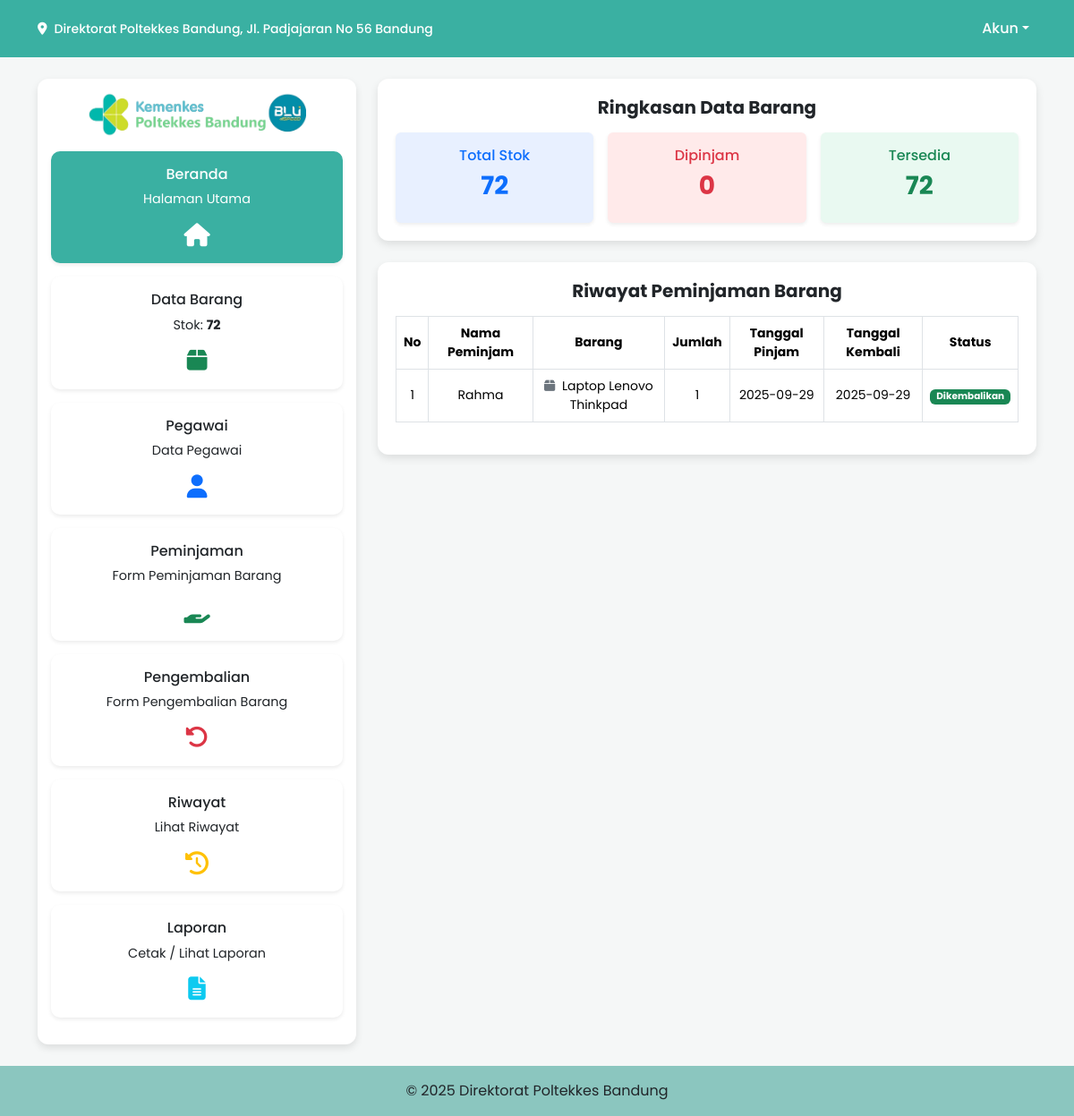
/beranda.php (signed in), run on the app's committed database.
### tables this page shows
CREATE TABLE `peminjaman` (
  `NO` int(11) NOT NULL,
  `kd_barang` bigint(20) DEFAULT NULL,
  `nama_barang` varchar(100) DEFAULT NULL,
  `nama_peminjam` varchar(100) NOT NULL,
  `nip` varchar(50) DEFAULT NULL,
  `kontak` varchar(100) DEFAULT NULL,
  `jumlah` int(11) NOT NULL,
  `univ_jurusan` varchar(50) DEFAULT NULL,
  `cabang` varchar(100) DEFAULT NULL,
  `keterangan` varchar(100) DEFAULT NULL,
  `tanggal_pinjam` date NOT NULL,
  `tanggal_kembali` date DEFAULT NULL,
  `STATUS` enum('Dipinjam','Dikembalikan') DEFAULT 'Dipinjam'
);

CREATE TABLE `barang` (
  `kd_barang` bigint(20) NOT NULL,
  `nama_barang` varchar(100) NOT NULL,
  `jumlah` int(11) NOT NULL,
  `satuan` varchar(50) DEFAULT NULL,
  `tanggal_masuk` date DEFAULT NULL,
  `STATUS` varchar(100) DEFAULT NULL,
  `keterangan` varchar(255) DEFAULT NULL
);

### beranda.php (the view, shortened to what this page needs)
<?php
include "koneksi.php";
$role = $_SESSION['role'] ?? '';
$total_stok = 0;
$q_stok = mysqli_query($db, "SELECT SUM(jumlah) AS total FROM barang");
if ($row = mysqli_fetch_assoc($q_stok)) {
    $total_stok = $row['total'] ?? 0;
}
$total_pinjam = 0;
$q_pinjam = mysqli_query($db, "SELECT SUM(jumlah) AS total FROM peminjaman WHERE status='Dipinjam'");
if ($row = mysqli_fetch_assoc($q_pinjam)) {
    $total_pinjam = $row['total'] ?? 0;
}
?>
<!DOCTYPE html>
<html lang="id">
<head>
<link href="https://cdn.jsdelivr.net/npm/bootstrap@5.3.2/dist/css/bootstrap.min.css" rel="stylesheet">
<link rel="stylesheet" href="https://cdnjs.cloudflare.com/ajax/libs/font-awesome/6.5.1/css/all.min.css">
</head>
<body>
<nav class="navbar navbar-expand-lg">
  <div class="container">
    <a class="navbar-brand d-flex align-items-center gap-2" style="color: white; text-decoration: none;">
      <i class="fa-solid fa-location-dot"></i>
      Direktorat Poltekkes Bandung, Jl. Padjajaran No 56 Bandung
    </a>
    <ul class="navbar-nav ms-auto">
      <li class="nav-item dropdown">
        <a class="nav-link dropdown-toggle" href="#" role="button" data-bs-toggle="dropdown">Akun</a>
      </li>
    </ul>
  </div>
</nav>
<div class="container py-4">
  <div class="row g-4">
   <?php $current_page = basename($_SERVER['PHP_SELF']); ?>
    <div class="col-md-4 d-flex">
      <div class="sidebar-card w-100">
        <div class="text-center mb-3">
          <img src="img/Logo.png" alt="Logo" style="height:50px; object-fit:contain;">
        </div>
        <a href="beranda.php" class="menu-link <?= ($current_page == 'beranda.php') ? 'active' : '' ?>">
  <div class="card">
    <div class="card-body">
      <h6 class="card-title">Beranda</h6>
      <p>Halaman Utama</p>
      <i class="fa-solid fa-house"></i>
    </div>
  </div>
</a>
        <?php if($role == 'admin' || $role == 'Admin'): ?>
        <a href="hal.php">
          <div class="card">
            <div class="card-body">
              <h6 class="card-title">Data Barang</h6>
              <p>Stok: <strong><?= $total_stok; ?></strong></p>
              <i class="fa-solid fa-box text-success"></i>
            </div>
          </div>
        </a>
        <a href="pengguna.php">
          <div class="card">
            <div class="card-body">
              <h6 class="card-title">Pegawai</h6>
              <p>Data Pegawai</p>
              <i class="fa-solid fa-user text-primary"></i>
            </div>
          </div>
        </a>
        <?php endif; ?>
        <a href="peminjaman.php">
          <div class="card">
            <div class="card-body">
              <h6 class="card-title">Peminjaman</h6>
              <p>Form Peminjaman Barang</p>
              <i class="fa-solid fa-hand-holding text-success"></i>
            </div>
          </div>
        </a>
        <a href="pengembalian.php">
          <div class="card">
            <div class="card-body">
              <h6 class="card-title">Pengembalian</h6>
              <p>Form Pengembalian Barang</p>
              <i class="fa-solid fa-rotate-left text-danger"></i>
            </div>
          </div>
        </a>
        <?php if($role == 'admin' || $role == 'Admin'): ?>
        <a href="riwayat.php">
          <div class="card">
            <div class="card-body">
              <h6 class="card-title">Riwayat</h6>
              <p>Lihat Riwayat</p>
              <i class="fa-solid fa-clock-rotate-left text-warning"></i>
            </div>
          </div>
        </a>
        <a href="laporan.php">
          <div class="card">
            <div class="card-body">
              <h6 class="card-title">Laporan</h6>
              <p>Cetak / Lihat Laporan</p>
              <i class="fa-solid fa-file-alt text-info"></i>
            </div>
          </div>
        </a>
        <?php endif; ?>
      </div>
    </div>
<div class="col-md-8 d-flex">
  <div class="w-100">
<div class="content-card mb-4">
  <h5 class="mb-3 text-center fw-bold">Ringkasan Data Barang</h5>
  <div class="row text-center g-3">
    <?php if($role == 'admin' || $role == 'Admin'): ?>
      <div class="col-md-4">
        <div class="stat-card shadow-sm p-3 rounded"
             style="background-color:#e8f0ff; color:#0d6efd;">
          <h6>Total Stok</h6>
          <h3 class="fw-bold"><?= $total_stok; ?></h3>
        </div>
      </div>
      <div class="col-md-4">
        <div class="stat-card shadow-sm p-3 rounded"
             style="background-color:#ffeaea; color:#dc3545;">
          <h6>Dipinjam</h6>
          <h3 class="fw-bold"><?= $total_pinjam; ?></h3>
        </div>
      </div>
      <div class="col-md-4">
        <div class="stat-card shadow-sm p-3 rounded"
             style="background-color:#e9f9f1; color:#198754;">
          <h6>Tersedia</h6>
          <h3 class="fw-bold"><?= $total_stok - $total_pinjam; ?></h3>
        </div>
      </div>
    <?php endif; ?>
  </div>
</div>
<div class="content-card">
  <h5 class="mb-3 text-center fw-bold">Riwayat Peminjaman Barang</h5>
  <div class="table-responsive">
    <table class="table table-bordered align-middle">
      <thead>
        <tr>
          <th>No</th>
          <?php if($role == 'admin' || $role == 'Admin'): ?>
            <th>Nama Peminjam</th>
          <?php endif; ?>
          <th>Barang</th>
          <th>Jumlah</th>
          <th>Tanggal Pinjam</th>
          <th>Tanggal Kembali</th>
          <th>Status</th>
        </tr>
      </thead>
      <tbody>
        <?php
        $no = 1;
        if($role == 'admin' || $role == 'Admin'){
          $q_pinjam = mysqli_query($db, "
            SELECT p.*, b.nama_barang
            FROM peminjaman p
            JOIN barang b ON p.kd_barang = b.kd_barang
            ORDER BY p.NO DESC LIMIT 10
          ");
        }
        while ($r = mysqli_fetch_assoc($q_pinjam)) {
          echo "<tr>
            <td>{$no}</td>";
          if($role == 'admin' || $role == 'Admin'){
            echo "<td>{$r['nama_peminjam']}</td>";
          }
          echo "
            <td><i class='fa-solid fa-box text-secondary me-1'></i> {$r['nama_barang']}</td>
            <td>{$r['jumlah']}</td>
            <td>{$r['tanggal_pinjam']}</td>
            <td>".($r['tanggal_kembali'] ? $r['tanggal_kembali'] : "-")."</td>
            <td><span class='badge ".($r['STATUS']=='Dipinjam'?'bg-danger':'bg-success')."'>{$r['STATUS']}</span></td>
          </tr>";
          $no++;
        }
        ?>
      </tbody>
    </table>
  </div>
</div>
  </div>
</div>
</div>
</div>
<footer class="text-center py-3 mt-auto">
  <p class="mb-0">&copy; <?= date('Y'); ?> Direktorat Poltekkes Bandung</p>
</footer>
</body>
</html>

### beranda.php (style rules this page uses)
.menu-link .card { transition: 0.3s; }
.menu-link.active .card { background: #3AB0A2; color: #fff; }
.menu-link.active .card i { color: #fff !important; }
body { font-family: 'Poppins', sans-serif; background: #f5f7f7; }
.navbar { background-color: #3AB0A2; padding: 12px; color: white; }
.navbar-brand { font-weight: 500; font-size: 14px; color: #fff; }
.nav-link { font-weight: 500; font-size: 16px; color: white; }
.sidebar-card { border-radius: 12px; box-shadow: 0 4px 8px rgba(0,0,0,0.1); background: #fff; padding: 15px; }
.sidebar-card .card { border: none; border-radius: 10px; margin-bottom: 15px; box-shadow: 0 2px 4px rgba(0,0,0,0.08); transition: 0.3s; cursor: pointer; }
.sidebar-card .card-body { text-align: center; font-size: 0.9rem; }
.sidebar-card a { text-decoration: none; color: inherit; display: block; }
.sidebar-card a i { font-size: 26px; transition: 0.2s; }
.content-card { border-radius: 12px; box-shadow: 0 4px 10px rgba(0,0,0,0.1); background: #fff; padding: 20px; }
footer { background-color: #8BC6BF; }
.table thead { background: linear-gradient(90deg, #6faea7, #8BC6BF); color: #fff; text-align: center; }
.table td, .table th { vertical-align: middle; font-size: 14px; text-align: center; }

### data on the page
peminjaman: nama_peminjam "Rahma", kd_barang.nama_barang "Laptop Lenovo Thinkpad", jumlah "1", tanggal_pinjam "2025-09-29", tanggal_kembali "2025-09-29", STATUS "Dikembalikan"

### other printed values
$total_stok "72"
$total_pinjam "0"
$total_stok - $total_pinjam "72"
